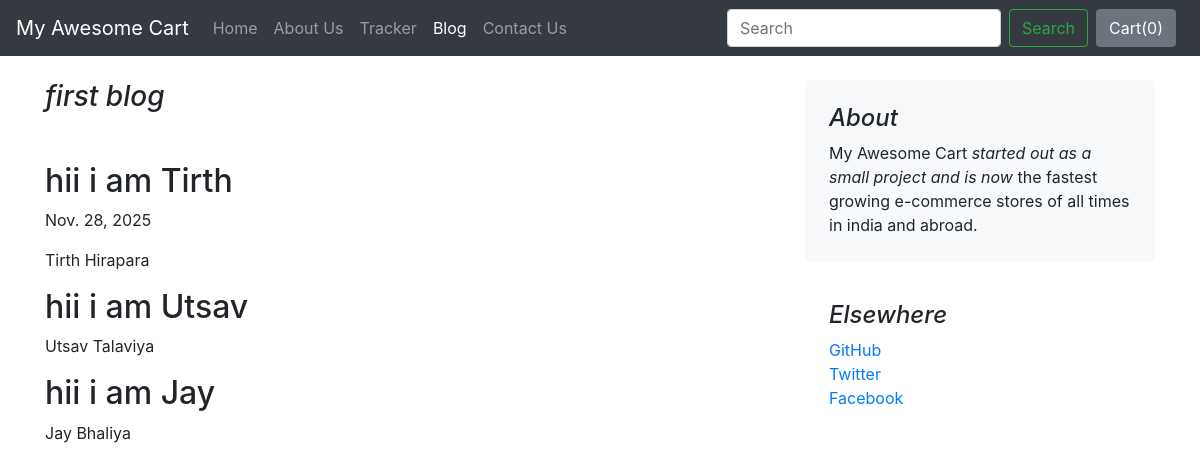
The page /blog/blogpost/1 on the database its author committed.
### blog/models.py (models this page shows)
class Blogpost(models.Model):
    post_id = models.AutoField(primary_key=True)
    title = models.CharField(max_length=500)
    head0 = models.CharField(max_length=500,default="")
    chead0 = models.CharField(max_length=5000,default="")
    head1 = models.CharField(max_length=500,default="")
    chead1 = models.CharField(max_length=5000,default="")
    head2 = models.CharField(max_length=500,default="")
    chead2 = models.CharField(max_length=5000,default="")
    publish_date = models.DateField()
    thumnail = models.ImageField(upload_to='blog/images',default="")
    def __str__(self):
        return self.title

### blog/views.py (the view)
# urls.py: path("blogpost/<int:id>", views.blogpost, name="blogpost"),
def blogpost(request, id):
    post = Blogpost.objects.filter(post_id=id)[0]
    print(post)
    return render(request, 'blog/blogpost.html', {'post':post})

### blog/templates/blog/blogpost.html (shortened to what this page needs)
{% extends 'blog/basic.html' %}
{% block body %}
<div class="container">
    <div class="row mt-4">
        <div class="col-md-8 blog-main">
            <h3 class="pb-4 mb-4 font-italic ">
                {{post.title}}
            </h3>
            <div class="blog-post">
                <h2 class="blog-post-title">{{post.head0}}</h2>
                <p class="blog-post-meta">{{post.publish_date}}<a href="#"></a></p>
                <p>{{post.chead0}}</p>
                <h2>{{post.head1}}</h2>
                <p>{{post.chead1}}</p>
                <h2>{{post.head2}}</h2>
                <p>{{post.chead2}}</p>
            </div>
        </div>
        <aside class="col-md-4 blog-sidebar">
            <div class="p-4 mb-3 bg-light rounded">
                <h4 class="font-italic">About</h4>
                <p class="mb-0">My Awesome Cart <em>started out as a small project and is now</em> the fastest growing e-commerce stores of all times in india and abroad.</p>
            </div>
            <div class="p-4">
                <h4 class="font-italic">Elsewhere</h4>
                <ol class="list-unstyled">
                    <li><a href="#">GitHub</a></li>
                    <li><a href="#">Twitter</a></li>
                    <li><a href="#">Facebook</a></li>
                </ol>
            </div>
        </aside>
    </div>
</div>
{% endblock %}

### rows shown on the page
Blogpost: title "first blog", head0 "hii i am Tirth", publish_date "Nov. 28, 2025", chead0 "Tirth Hirapara", head1 "hii i am Utsav", chead1 "Utsav Talaviya", head2 "hii i am Jay", chead2 "Jay Bhaliya"
